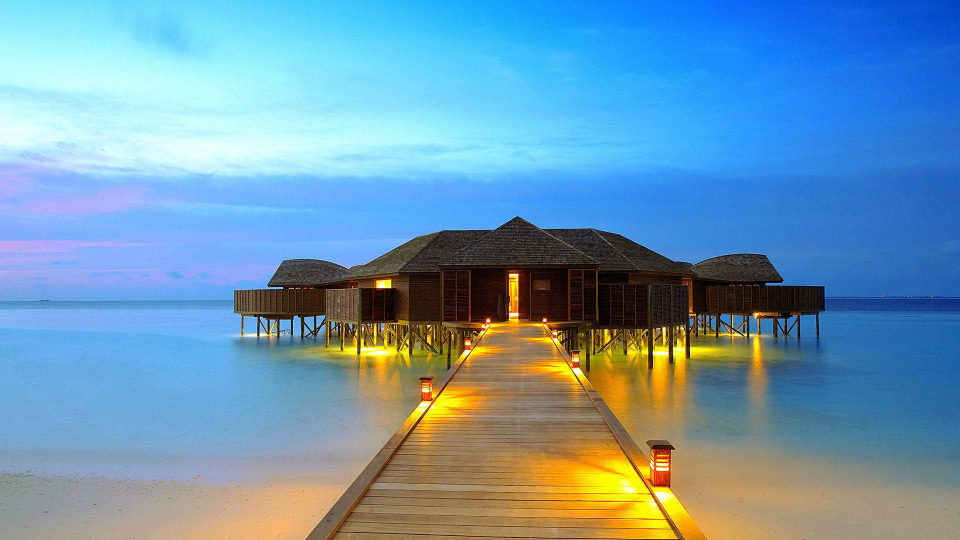
#> input picture interview/hdimage.jpg, 1920 x 1080 px (shown at 1/2 size)
$ python imagepro6.py
#> lines starting #> are read from the running program, lines starting #| are printed output that depends on the picture
import cv2
import numpy as np

img=cv2.imread('hdimage.jpg')
#> img is the input picture: shape (1080, 1920, 3); mean B, G, R 177.6, 151.6, 110
img1=cv2.resize(img,(600,600))
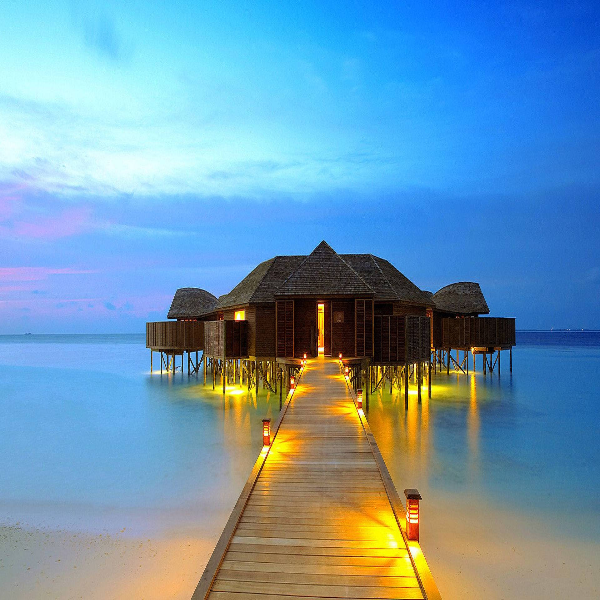
#> img1: shape (600, 600, 3); mean B, G, R 177.5, 151.5, 109.9

k_sharped=np.array([[-1, -1, -1],
                    [-1, 8, -1],
                    [-1, -1, -1]])

# shar_img=cv2.filter2D(img1,-1,k_sharped)
shar_img = cv2.filter2D(src=img1, ddepth=-1, kernel=k_sharped)
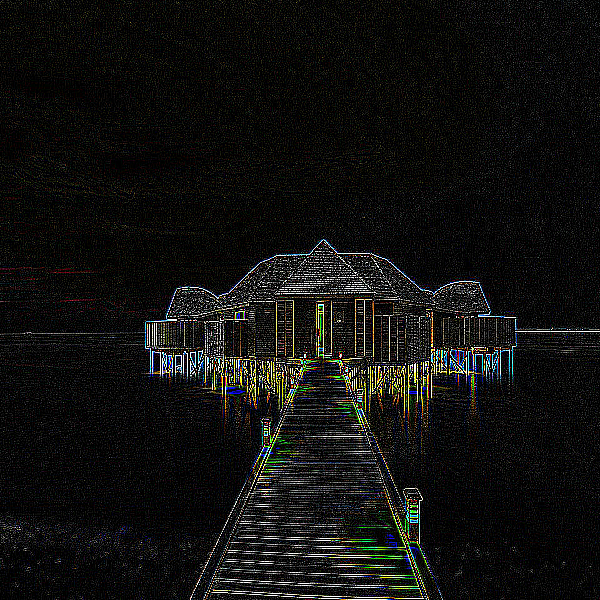
#> shar_img: shape (600, 600, 3); mean B, G, R 16.1, 17.4, 17.4

cv2.imshow('shar_img',shar_img)

cv2.waitKey(0)
cv2.destroyAllWindows()

# # importing the modules needed
# import cv2
# import numpy as np

# # Reading the image
# img=cv2.imread('hdimage.jpg')
# img1=cv2.resize(img,(600,600))

# # Creating the kernel(2d convolution matrix)
# kernel2 = np.array([[-1, -1, -1],
# 					[-1, 15, -1],
# 					[-1, -1, -1]])

# # Applying the filter2D() function
# img = cv2.filter2D(src=img1, ddepth=-1, kernel=kernel2)

# # Shoeing the original and output image
# cv2.imshow('Original', img1)
# cv2.imshow('Kernel Blur', img)

# cv2.waitKey()
# cv2.destroyAllWindows()
